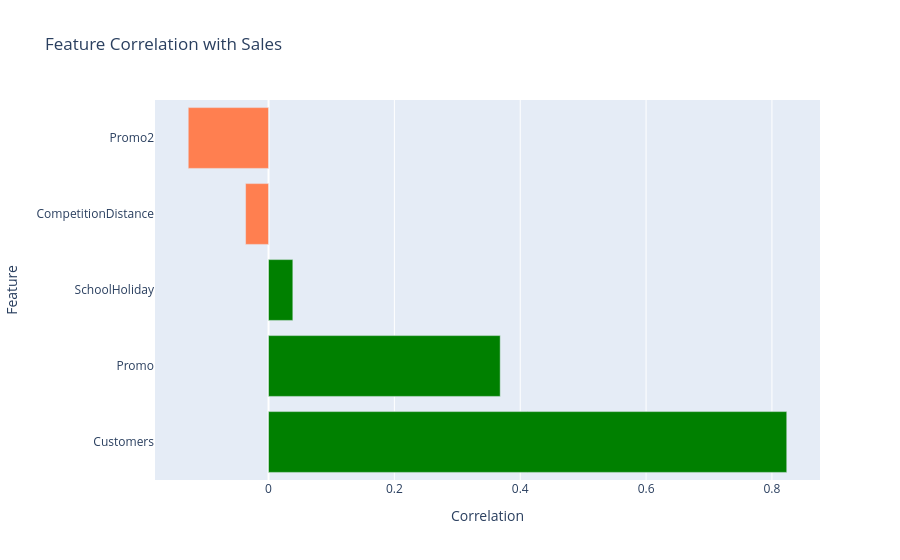

The cell this chart's notebook holds for it:
### Code cell
# Correlation of numeric features with Sales
numeric_cols = ['Sales', 'Customers', 'Promo', 'SchoolHoliday',
                'CompetitionDistance', 'Promo2']

corr = df_open[numeric_cols].corr()['Sales'].drop('Sales').sort_values(ascending=False)

fig = go.Figure(go.Bar(
    x=corr.values,
    y=corr.index,
    orientation='h',
    marker_color=['green' if v > 0 else 'coral' for v in corr.values]
))

fig.update_layout(
    title='Feature Correlation with Sales',
    xaxis_title='Correlation',
    yaxis_title='Feature'
)
fig.show()

print("\nCorrelation values:")
print(corr.round(3))

### Figure 1 — Plotly figure (JSON) as saved in the notebook; plotly's stock layout.template omitted (floating-point values rounded to 4 significant figures)
{"data": [{"marker": {"color": ["green", "green", "green", "coral", "coral"]}, "orientation": "h", "type": "bar", "x": [0.8236, 0.3682, 0.03863, -0.03645, -0.1276], "y": ["Customers", "Promo", "SchoolHoliday", "CompetitionDistance", "Promo2"]}], "layout": {"title": {"text": "Feature Correlation with Sales"}, "xaxis": {"title": {"text": "Correlation"}}, "yaxis": {"title": {"text": "Feature"}}}}
